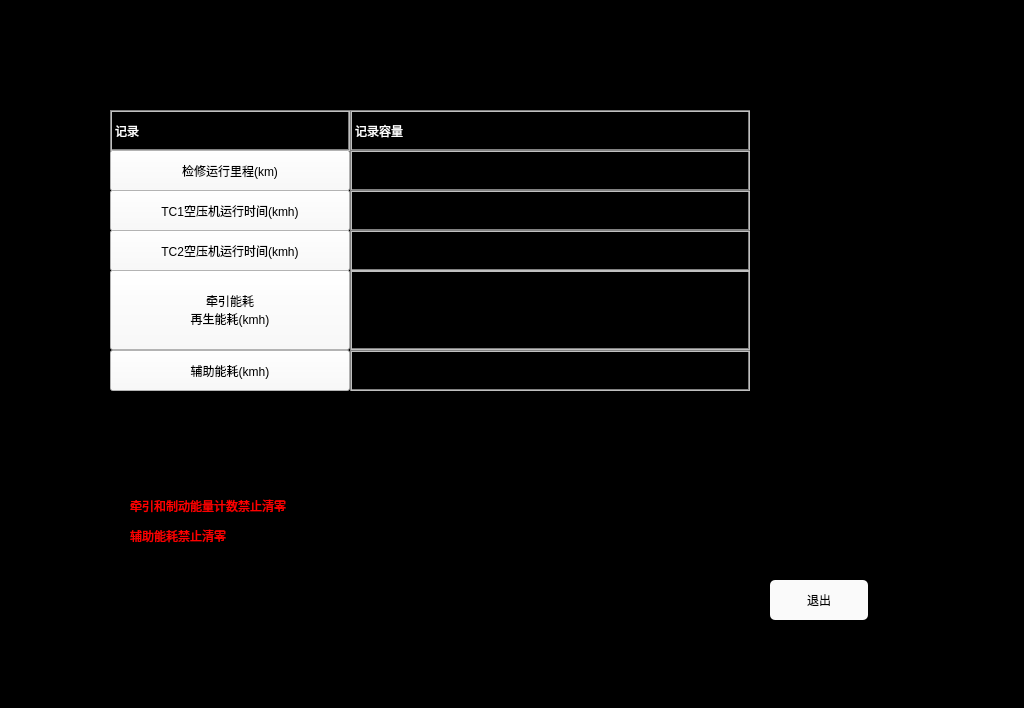
<?xml version="1.0" encoding="UTF-8"?>
<ui version="4.0">
 <class>RunningRecordClearPage</class>
 <widget class="QWidget" name="RunningRecordClearPage">
  <property name="geometry">
   <rect>
    <x>0</x>
    <y>0</y>
    <width>1024</width>
    <height>708</height>
   </rect>
  </property>
  <property name="windowTitle">
   <string>Form</string>
  </property>
  <property name="styleSheet">
   <string notr="true">QLabel
{
	color: white;
	border: 2px groove, gray;
    border-color: gray;
	font: 20px, &quot;SimHei&quot;;	
}

QWidget
{
	background-color: black;
}

QPushButton
{
	font: 20px, &quot;SimHei&quot;;
    color: black;
	background-color: rgb(250, 250, 250);
}

QPushButton:disabled
{
		border-radius:5px;
	font: 20px, &quot;SimHei&quot;;
    color: grey;
	background-color: rgb(221,221,221);
}</string>
  </property>
  <widget class="QLabel" name="label_4">
   <property name="geometry">
    <rect>
     <x>350</x>
     <y>110</y>
     <width>400</width>
     <height>41</height>
    </rect>
   </property>
   <property name="text">
    <string>记录容量</string>
   </property>
  </widget>
  <widget class="QLabel" name="label_ServiceCapacity">
   <property name="geometry">
    <rect>
     <x>350</x>
     <y>150</y>
     <width>400</width>
     <height>41</height>
    </rect>
   </property>
   <property name="text">
    <string/>
   </property>
  </widget>
  <widget class="QLabel" name="label_TractionCapacity">
   <property name="geometry">
    <rect>
     <x>350</x>
     <y>270</y>
     <width>400</width>
     <height>80</height>
    </rect>
   </property>
   <property name="text">
    <string/>
   </property>
  </widget>
  <widget class="QLabel" name="label_Ap1Capacity">
   <property name="geometry">
    <rect>
     <x>350</x>
     <y>190</y>
     <width>400</width>
     <height>41</height>
    </rect>
   </property>
   <property name="text">
    <string/>
   </property>
  </widget>
  <widget class="QLabel" name="label_AuxCostCapacity">
   <property name="geometry">
    <rect>
     <x>350</x>
     <y>350</y>
     <width>400</width>
     <height>41</height>
    </rect>
   </property>
   <property name="text">
    <string/>
   </property>
  </widget>
  <widget class="QLabel" name="label_Ap2Capacity">
   <property name="geometry">
    <rect>
     <x>350</x>
     <y>230</y>
     <width>400</width>
     <height>41</height>
    </rect>
   </property>
   <property name="text">
    <string/>
   </property>
  </widget>
  <widget class="QPushButton" name="btn_back">
   <property name="geometry">
    <rect>
     <x>770</x>
     <y>580</y>
     <width>98</width>
     <height>40</height>
    </rect>
   </property>
   <property name="styleSheet">
    <string notr="true">	border-radius: 5px;</string>
   </property>
   <property name="text">
    <string>退出</string>
   </property>
  </widget>
  <widget class="QLabel" name="label_26">
   <property name="geometry">
    <rect>
     <x>110</x>
     <y>110</y>
     <width>240</width>
     <height>41</height>
    </rect>
   </property>
   <property name="text">
    <string>记录</string>
   </property>
  </widget>
  <widget class="QPushButton" name="btn_ServiceDistance">
   <property name="geometry">
    <rect>
     <x>110</x>
     <y>150</y>
     <width>240</width>
     <height>41</height>
    </rect>
   </property>
   <property name="text">
    <string>检修运行里程(km)</string>
   </property>
  </widget>
  <widget class="QPushButton" name="btn_TractionCost">
   <property name="geometry">
    <rect>
     <x>110</x>
     <y>270</y>
     <width>240</width>
     <height>80</height>
    </rect>
   </property>
   <property name="text">
    <string>牵引能耗
再生能耗(kmh)</string>
   </property>
  </widget>
  <widget class="QPushButton" name="btn_Ap1Time">
   <property name="geometry">
    <rect>
     <x>110</x>
     <y>190</y>
     <width>240</width>
     <height>41</height>
    </rect>
   </property>
   <property name="text">
    <string>TC1空压机运行时间(kmh)</string>
   </property>
  </widget>
  <widget class="QPushButton" name="btn_Ap2Time">
   <property name="geometry">
    <rect>
     <x>110</x>
     <y>230</y>
     <width>240</width>
     <height>41</height>
    </rect>
   </property>
   <property name="text">
    <string>TC2空压机运行时间(kmh)</string>
   </property>
  </widget>
  <widget class="QPushButton" name="btn_AuxCost">
   <property name="geometry">
    <rect>
     <x>110</x>
     <y>350</y>
     <width>240</width>
     <height>41</height>
    </rect>
   </property>
   <property name="text">
    <string>辅助能耗(kmh)</string>
   </property>
  </widget>
  <widget class="QLabel" name="label_tractionDisableInfo">
   <property name="geometry">
    <rect>
     <x>130</x>
     <y>490</y>
     <width>281</width>
     <height>31</height>
    </rect>
   </property>
   <property name="styleSheet">
    <string notr="true">font: 15px, &quot;SimHei&quot;;
border:0px;
color:red;</string>
   </property>
   <property name="text">
    <string>牵引和制动能量计数禁止清零</string>
   </property>
  </widget>
  <widget class="QLabel" name="label_SIVDisableInfo">
   <property name="geometry">
    <rect>
     <x>130</x>
     <y>520</y>
     <width>281</width>
     <height>31</height>
    </rect>
   </property>
   <property name="styleSheet">
    <string notr="true">font: 15px, &quot;SimHei&quot;;
border:0px;
color:red;</string>
   </property>
   <property name="text">
    <string>辅助能耗禁止清零</string>
   </property>
  </widget>
 </widget>
 <resources/>
 <connections/>
</ui>
